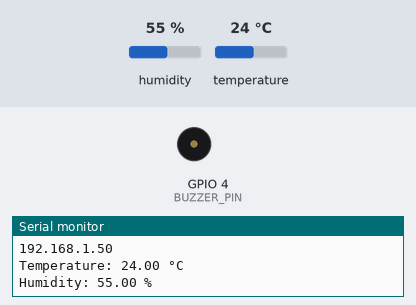
A program run on a simulated ESP8266 (NodeMCU). Parts: buzzer (waves = sounding, pin HIGH), the last lines printed to the serial monitor. The test bench sets the inputs (shaded band); at power-on: temperature 24 °C, humidity 55 %. WiFi joins after 1.5 s; servers stay silent unless stated.

Above: at 3.2 s.
3.3 s: temperature set to 38 °C
7.0 s: temperature set to 41 °C
At 10.6 s:
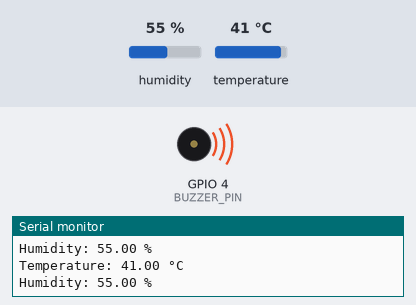
15.9 s: temperature set to 12 °C
At 16.8 s:
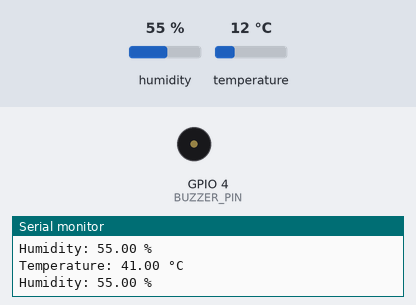
Timing chart, 0 to 18.9 s (numbered marks = the images above; inputs shaded):
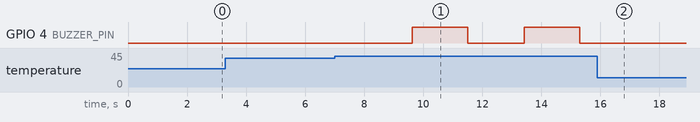

The program:

main.cpp
```cpp
// Import required libraries
#include <Arduino.h>
#include <ESP8266WiFi.h>
#include <ESP8266mDNS.h> // Include the mDNS library
#include <Hash.h>
#include <ESPAsyncTCP.h>
#include <ESPAsyncWebServer.h>
#include <Adafruit_Sensor.h>
#include <DHT.h>
#include <ArduinoJson.h> // Include the ArduinoJson library for JSON handling

// Replace with your network credentials
const char *ssid = "CTU Registrar";
const char *password = "<<<r3g!strar2023>>>";

#define DHTPIN 5     // Digital pin D1 connected to the DHT sensor
#define BUZZER_PIN 4 // Digital pin D2 connected to the buzzer

// Uncomment the type of sensor in use:
#define DHTTYPE DHT11 // DHT 11
// #define DHTTYPE    DHT22     // DHT 22 (AM2302)
// #define DHTTYPE    DHT21     // DHT 21 (AM2301)

DHT dht(DHTPIN, DHTTYPE);

// current temperature & humidity, updated in loop()
float t = 0.0;
float h = 0.0;

// Buzzer status
bool buzzerOn = false;

// Create AsyncWebServer object on port 80
AsyncWebServer server(80);

// Generally, you should use "unsigned long" for variables that hold time
// The value will quickly become too large for an int to store
unsigned long previousMillis = 0; // will store last time DHT was updated
unsigned long buzzerOffTime = 0;  // will store last time buzzer was turned off

// Updates DHT readings every n seconds
const long interval = 1900;

const char index_html[] PROGMEM = R"rawliteral(
<!DOCTYPE html>
<html lang="en">
  <head>
    <meta charset="UTF-8" />
    <meta name="viewport" content="width=device-width, initial-scale=1.0" />
    <script
      src="https://kit.fontawesome.com/ac3db00adf.js"
      crossorigin="anonymous"
    ></script>
    <style>
      * {
        margin: 0;
        padding: 0;
        box-sizing: border-box;
        font-family: tahoma;
      }
      i {
        font-size: 2.5rem;
        margin-right: 20px;
      }
      .main {
        height: 100vh;
        text-align: center;
        display: flex;
        flex-direction: column;
        align-items: center;
        justify-content: center;
        background-color: lightgray;
      }
      h2 {
        font-size: 3rem;
        margin-bottom: 30px;
      }
      .container {
        box-shadow: 2px 4px 6px;
        margin-bottom: 20px;
        border-radius: 10px;
        display: flex;
        flex-direction: column;
        align-items: center;
        padding: 30px;
        background-color: #e5ebe7;
      }
      .readings {
        display: flex;
        flex-direction: column;
      }

      .label {
        font-size: 1.5rem;
        display: flex;
        align-items: center;
        justify-content: center;
        text-transform: uppercase;
        padding: 10px;
      }
      .value {
        font-size: 2.5rem;
      }
      .units {
        font-size: 1.5rem;
      }
    </style>
  </head>
  <body>
    <div class="main">
      <h2>ESP8266 Fire Alarm System</h2>
      <div class="readings">
        <div class="container">
          <p class="label">
            <i class="fa-solid fa-temperature-low" style="color: #059e8a"></i>
            <span class="dht-labels">Temperature</span>
          </p>
          <p id="tempValue">
            <span id="temperature" class="value">%TEMPERATURE%</span
            ><sup class="units">&deg;C</sup>
          </p>
        </div>

        <div class="container">
          <p class="label">
            <i class="fas fa-tint" style="color: #00add6"></i>
            <span class="dht-labels">Humidity</span>
          </p>
          <p>
            <span id="humidity" class="value">%HUMIDITY%</span>
            <sup class="units">&percnt;</sup>
          </p>
        </div>
        <div class="container">
          <p class="label">
            <i class="fas fa-volume-high" style="color: #d60000"></i>
            <span class="dht-labels">Buzzer status</span>
          </p>
          <p>
            <span
              id="buzzerStatus"
              class="value"
              >%BUZZER_STATUS%</span
            >
          </p>
        </div>
      </div>
    </div>

    <script>
      const highTemp = 40.0;
      const tempMon = () => {
        const temptValue = document.getElementById("tempValue");
        if (parseFloat(temptValue.textContent) >= highTemp) {
          temptValue.style.color = "red";
          temptValue.style.fontWeight = "bold";
        } else {
          temptValue.style.color = "";
          temptValue.style.fontWeight = "normal";
        }
      };

      setInterval(function () {
        fetch("/data") // Updated route to fetch data from /data endpoint
          .then((response) => response.json()) // Parse response as JSON
          .then((data) => {
            document.getElementById("temperature").textContent = parseFloat(data.temperature).toFixed(2);
            document.getElementById("humidity").textContent = parseFloat(data.humidity).toFixed(2);
            document.getElementById("buzzerStatus").textContent = data.buzzer_status;
            tempMon(); // Call temperature monitoring function
          })
          .catch((error) =>
            console.error("Error fetching data:", error)
          );
      }, 2000);

      tempMon();
    </script>
  </body>
</html>
)rawliteral";

// Replaces placeholder with DHT and buzzer status values
String processor(const String &var)
{
  // Serial.println(var);
  if (var == "TEMPERATURE")
  {
    return String(t);
  }
  else if (var == "HUMIDITY")
  {
    return String(h);
  }
  else if (var == "BUZZER_STATUS")
  {
    return buzzerOn ? "ON" : "OFF";
  }
  return String();
}

void setup()
{
  // Configure buzzer pin
  pinMode(BUZZER_PIN, OUTPUT);
  digitalWrite(BUZZER_PIN, LOW);

  // Serial port for debugging purposes
  Serial.begin(115200);
  dht.begin();

  // Connect to Wi-Fi
  WiFi.begin(ssid, password);
  Serial.println("Connecting to WiFi");
  while (WiFi.status() != WL_CONNECTED)
  {
    delay(1000);
    Serial.println(".");
  }

  // Start mDNS service
  if (!MDNS.begin("esp8266"))
  {
    Serial.println("Error starting mDNS");
  }
  Serial.println("mDNS responder started");

  // Print ESP8266 Local IP Address
  Serial.println(WiFi.localIP());

  // Route for root / web page
  server.on("/", HTTP_GET, [](AsyncWebServerRequest *request)
            { request->send_P(200, "text/html", index_html, processor); });

  // Route for /data to return JSON data
  server.on("/data", HTTP_GET, [](AsyncWebServerRequest *request)
            {
    // Create a JSON object
    StaticJsonDocument<200> doc;

    // Fill the JSON object with temperature, humidity, and buzzer status data
    doc["temperature"] = t;
    doc["humidity"] = h;
    doc["buzzer_status"] = buzzerOn ? "ON" : "OFF";

    // Serialize the JSON object to a string
    String jsonString;
    serializeJson(doc, jsonString);

    // Send the JSON response
    request->send(200, "application/json", jsonString); });

  // Start server
  server.begin();
}

void loop()
{
  unsigned long currentMillis = millis();
  if (currentMillis - previousMillis >= interval)
  {
    // save the last time you updated the DHT values
    previousMillis = currentMillis;
    // Read temperature as Celsius (the default)
    float newT = dht.readTemperature();
    // Read temperature as Fahrenheit (isFahrenheit = true)
    // float newT = dht.readTemperature(true);
    // if temperature read failed, don't change t value
    if (isnan(newT))
    {
      t = 0.0;
      Serial.println("Failed to read from DHT sensor!");
    }
    else
    {
      t = newT;
      Serial.print("Temperature: ");
      Serial.print(t);
      Serial.println(" °C");
    }
    // Read Humidity
    float newH = dht.readHumidity();
    // if humidity read failed, don't change h value
    if (isnan(newH))
    {
      h = 0.0;
      Serial.println("Failed to read from DHT sensor!");
    }
    else
    {
      h = newH;
      Serial.print("Humidity: ");
      Serial.print(h);
      Serial.println(" %");
    }

    // Check temperature for buzzer control
    if (t >= 40 && !buzzerOn)
    {
      buzzerOn = true;
      digitalWrite(BUZZER_PIN, HIGH);
    }
    else
    {
      buzzerOn = false;
      digitalWrite(BUZZER_PIN, LOW);
    }
  }
}
```

Measured:
- the behaviour switches between 39 and 40 °C on temperature (found by bisection; images 0 and 1)
- after the input at 7.0 s, GPIO 4 (BUZZER_PIN): alternates HIGH for 1.9 s and LOW for 1.9 s, starting after 2.6 s
- after the input at 15.9 s, GPIO 4 (BUZZER_PIN): stops changing and stays LOW
